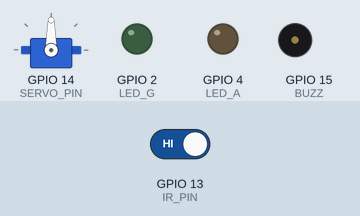
Recording of a sketch running on a simulated ESP32. Parts: servo, output pins drawn as LEDs (lit = HIGH), buzzer (waves = sounding). Inputs (shaded band) come from the test bench; at power-on: GPIO 13 (IR_PIN) HIGH. WiFi joins after 1.5 s; servers stay silent unless stated; uploads are accepted with an empty reply; the camera gives no picture.

Above: at 3.0 s.
3.1 s: GPIO 13 (IR_PIN) driven LOW
At 4.4 s:
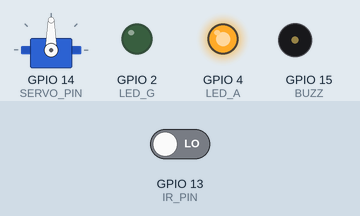
6.1 s: GPIO 13 (IR_PIN) driven HIGH
At 7.2 s:
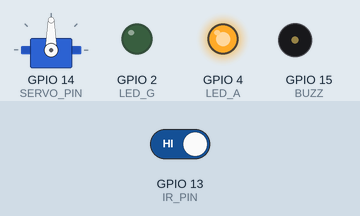
Timing chart, 0 to 9.1 s (numbered marks = the images above; inputs shaded):
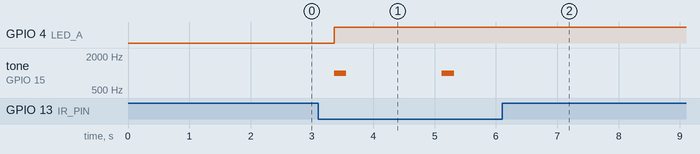

The sketch:

sortsense_bin.ino
```cpp
/*
 SortSense smart-bin station firmware (ESP32-CAM, Arduino core)
 Flow: IR sensor detects item -> capture JPEG -> POST to gateway (/classify)
       -> gateway returns {"cat":"rec","conf":0.91}
       -> conf >= 0.80 : green LED + open that lid via servo
          conf <  0.80 : amber LED + buzzer, wait for user button press (4 buttons = 4 bins)
 Also reports HC-SR04 fill level every 10 min (MQTT/HTTP) for collection alerts.
*/
#include <WiFi.h>
#include <HTTPClient.h>
#include "esp_camera.h"
#include <ESP32Servo.h>

const char* SSID = "CAMPUS_WIFI"; const char* PASS = "********";
const char* GATEWAY = "http://192.168.1.50:8000/classify";
const float THRESH = 0.80;
#define IR_PIN 13
#define SERVO_PIN 14
#define LED_G 2
#define LED_A 4
#define BUZZ 15
#define TRIG 12
#define ECHO 16
Servo chute;                         // rotating chute: 0/60/120/180 deg = bio/rec/non/haz
int angleFor(String c){ return c=="bio"?0 : c=="rec"?60 : c=="non"?120 : 180; }

void setupCamera(){ camera_config_t c = {}; /* standard AI-Thinker pin map omitted for brevity */
  c.pixel_format = PIXFORMAT_JPEG; c.frame_size = FRAMESIZE_QVGA; c.jpeg_quality = 12; c.fb_count = 1;
  esp_camera_init(&c); }

void routeTo(String cat){ chute.write(angleFor(cat)); delay(1200); chute.write(90); }

void setup(){ Serial.begin(115200); pinMode(IR_PIN,INPUT); pinMode(LED_G,OUTPUT); pinMode(LED_A,OUTPUT);
  pinMode(BUZZ,OUTPUT); pinMode(TRIG,OUTPUT); pinMode(ECHO,INPUT); chute.attach(SERVO_PIN); chute.write(90);
  WiFi.begin(SSID,PASS); while(WiFi.status()!=WL_CONNECTED) delay(300); setupCamera(); }

float fillPercent(float depthCm=60){ digitalWrite(TRIG,LOW); delayMicroseconds(2); digitalWrite(TRIG,HIGH);
  delayMicroseconds(10); digitalWrite(TRIG,LOW); float d = pulseIn(ECHO,HIGH)*0.0343/2;
  return constrain(100*(1-d/depthCm),0,100); }

void loop(){
  if(digitalRead(IR_PIN)==LOW){                     // item placed on tray
    camera_fb_t* fb = esp_camera_fb_get(); if(!fb) return;
    HTTPClient h; h.begin(GATEWAY); h.addHeader("Content-Type","image/jpeg");
    int code = h.POST(fb->buf, fb->len); String body = h.getString(); h.end(); esp_camera_fb_return(fb);
    if(code==200){
      String cat = body.substring(body.indexOf("\"cat\":\"")+7, body.indexOf("\"cat\":\"")+10);
      float conf = body.substring(body.indexOf("\"conf\":")+7).toFloat();
      if(conf >= THRESH){ digitalWrite(LED_G,HIGH); routeTo(cat); digitalWrite(LED_G,LOW); }
      else { digitalWrite(LED_A,HIGH); tone(BUZZ,1000,200);  /* user presses one of 4 buttons -> routeTo + label upload */ }
    }
    delay(1500);
  }
  static unsigned long t=0; if(millis()-t>600000){ t=millis(); Serial.printf("fill=%.0f%%\n",fillPercent()); }
}
```

Measured:
- after the input at 3.1 s, GPIO 4 (LED_A): LOW → HIGH after 0.26 s; tone on GPIO 15 (BUZZ): alternates 1000 Hz for 0.20 s and silent for 1.6 s, starting after 0.26 s
- after the input at 6.1 s, tone on GPIO 15 (BUZZ): stops changing and stays silent
